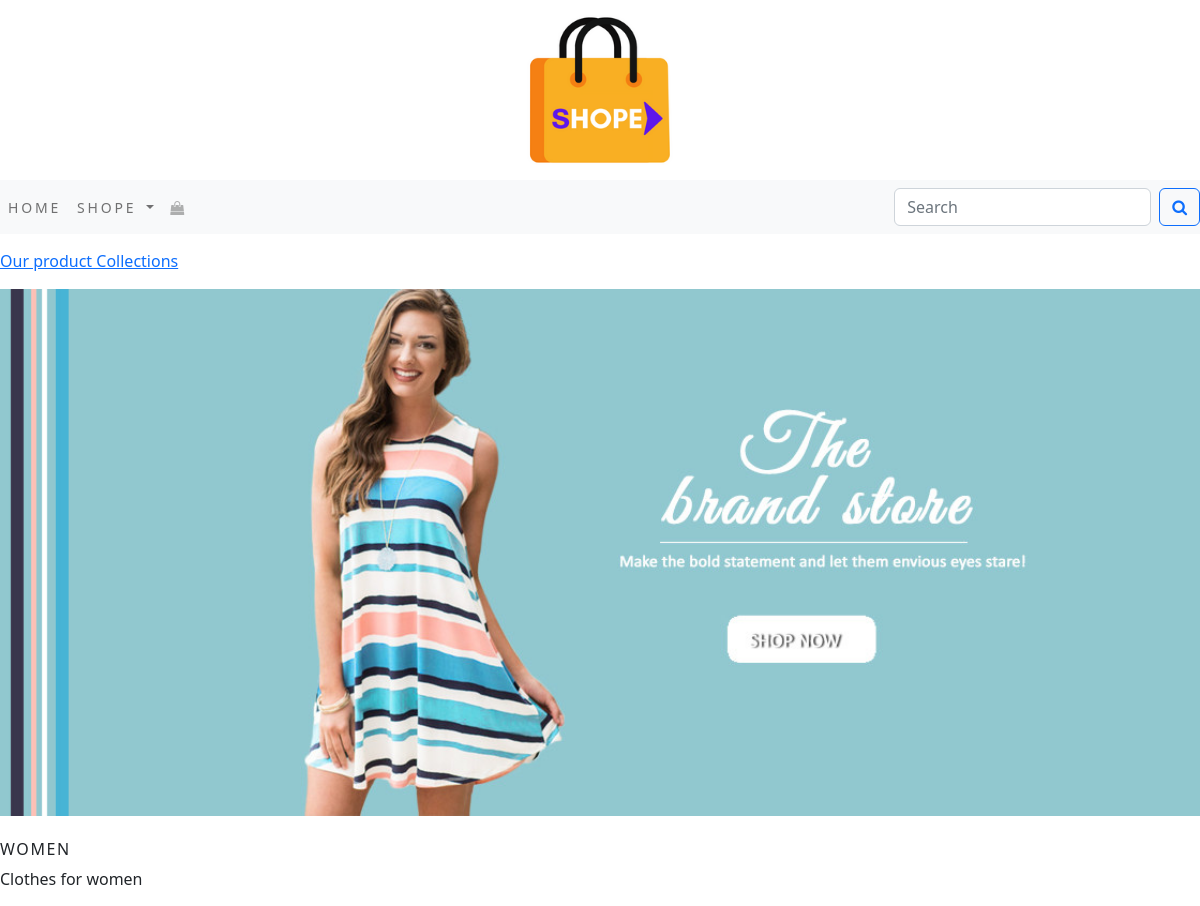
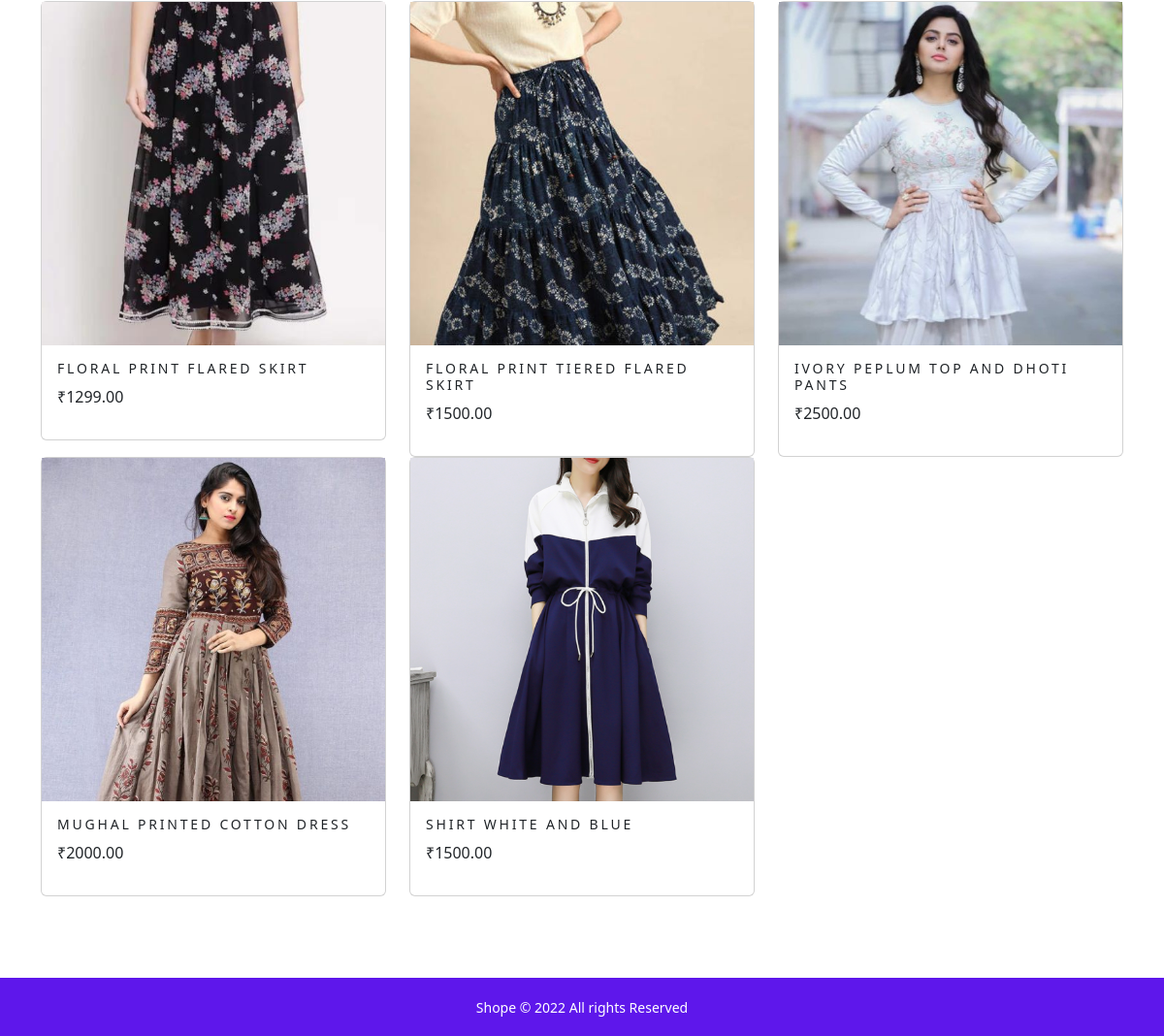
Screenshot of /shope/women/ with the database file from the repository (2 pictures, top to bottom).
### shope/models.py (models this page shows, shortened)
class Category(models.Model):
    name=models.CharField(max_length=250,unique=True)
    slug=models.SlugField(max_length=250,unique=True)
    description=models.TextField(blank=True)
    image=models.ImageField(upload_to='category',blank=True)
    class Meta:
        ordering=('name',)
        verbose_name='category'
        verbose_name_plural='categories'
    def get_url(self):
        return reverse('shope:products_by_category',args=[self.slug])

class Product(models.Model):
    name=models.CharField(max_length=250,unique=True)
    slug=models.SlugField(max_length=250,unique=True)
    description=models.TextField(blank=True)
    price=models.DecimalField(max_digits=10,decimal_places=2)
    category=models.ForeignKey(Category,on_delete=models.CASCADE)
    image=models.ImageField(upload_to='product',blank=True)
    stock=models.IntegerField()
    available=models.BooleanField(default=True)
    created=models.DateTimeField(auto_now_add=True)
    updated=models.DateTimeField(auto_now_add=True)
    class Meta:
        ordering = ('name',)
        verbose_name = 'product'
        verbose_name_plural = 'products'
    def get_url(self):
        return reverse('shope:proDetail',args=[self.category.slug,self.slug])

### shope/views.py (the view)
# urls.py: path('',views.allProdCat,name='allProdCat'),
def allProdCat(request,c_slug=None):
    c_page=None
    products_list=None
    if c_slug!=None:
        c_page=get_object_or_404(Category,slug=c_slug)
        products_list=Product.objects.all().filter(category=c_page,available=True)
    else:
        products_list=Product.objects.all().filter(available=True)
    paginator=Paginator(products_list,6)
    try:
        page=int(request.GET.get('page','1'))
    except:
        page=1
    try:
        products=paginator.page(page)
    except (EmptyPage,InvalidPage):
        products=paginator.page(paginator.num_pages)
    return render(request,"category.html",{'category':c_page,'products':products})

### shope/context_processors.py (called while the page is built)
def menu_links(request):
    links=Category.objects.all()
    return dict(links=links)

### templates/category.html (shortened to what this page needs)
{% extends 'base.html' %}
{% load static %}
{% block content %}
{% if category %}
      <div>
            <div class="row my_row_class">
                  <div class="mx-auto">
                   <p><a href="{% url 'shope:allProdCat' %}">Our product Collections</a></p>
             </div>
                  </div>
      </div>
      {% endif %}
<div class="mx-auto">
          {% if category %}
      <img class="my_image" src="{{category.image.url}}" alt="{{category.name}}">
</div>
      <br>
<div>
      <h1 class="text_center my_title">{{category.name}}</h1>
      <p class="text_justify">{{category.description}}</p>
</div>
      {% endif %}
<div class="container" style="margin-bottom:60px;">
      <div class="row mx_auto">
           {% for product in products.object_list %}
            <div class="my_bottom_margin col-9 col-sm-12 col-md-4  xol-lg-4" >
                  <div class="card text_center" style="minimum_width:18rem;">
                        <a href="{{product.get_url}}"><img class="card_img_top my_image" src="{{product.image.url}}" alt="{{product.name}}"   ></a>
                        <div class="card-body">
                              <h4>{{product.name}}</h4>
                              <p>₹{{product.price}}</p>
                        </div>
                  </div>
            </div>
            {% endfor %}
      </div>
      <br>
</div>
{% endblock %}

### static/css/custom.css (style rules this page uses)
.my_row_class { padding-top :15px; }
.my_image { width:100%; height:auto; }
.my_title { font-size:16px; text-transform:uppercase; letter-spacing:.1em; }
.card-body h4 { font-size:14px; text-transform:uppercase; letter-spacing:.2em; }

### rows the page displays
Category: image (picture), name "WOMEN", description "Clothes for women"
Product: image (picture), name "FLORAL PRINT FLARED SKIRT", price "1299.00"
Product: image (picture), name "FLORAL PRINT TIERED FLARED SKIRT", price "1500.00"
Product: image (picture), name "IVORY PEPLUM TOP AND DHOTI PANTS", price "2500.00"
Product: image (picture), name "MUGHAL PRINTED COTTON DRESS", price "2000.00"
Product: image (picture), name "SHIRT WHITE AND BLUE", price "1500.00"
